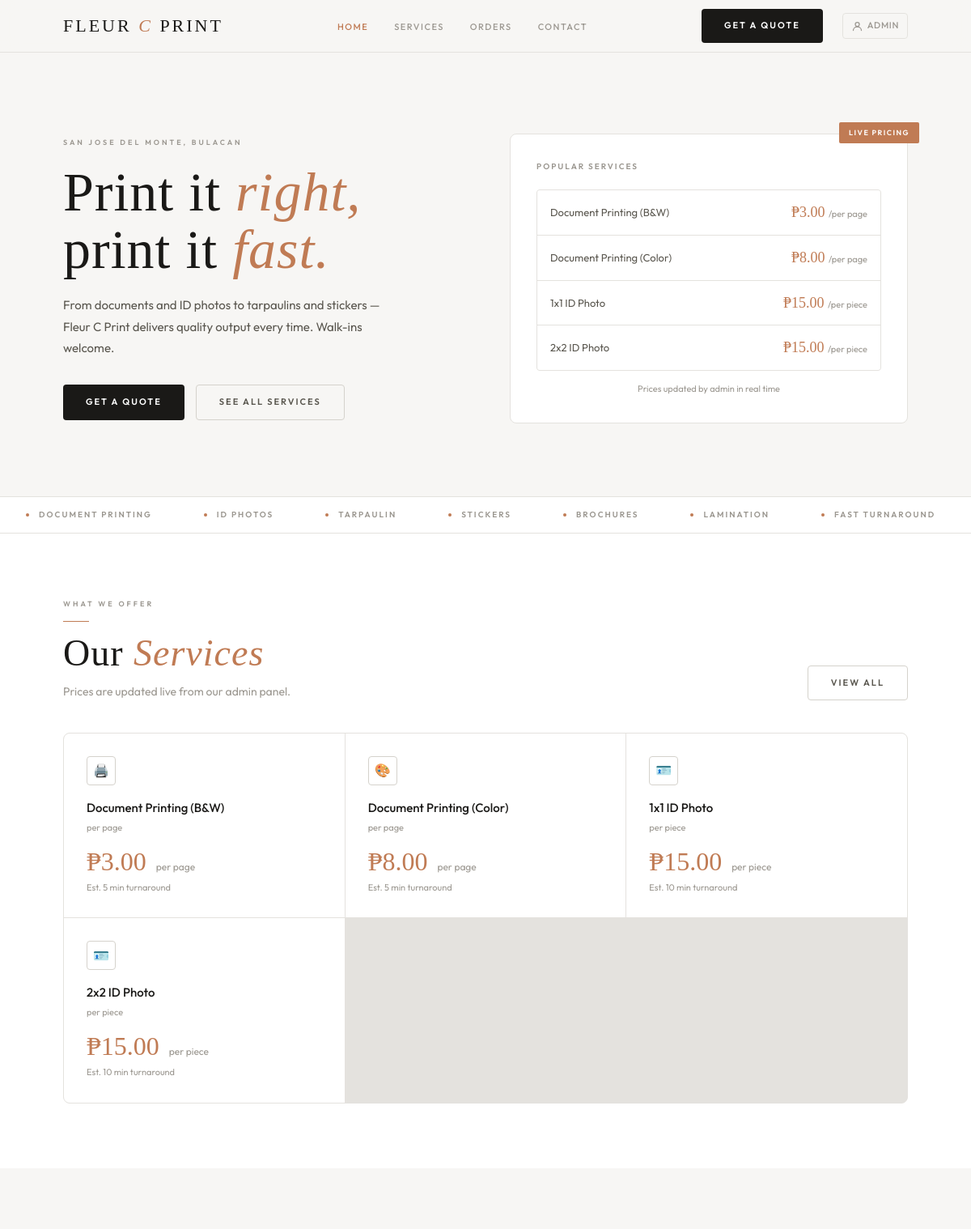
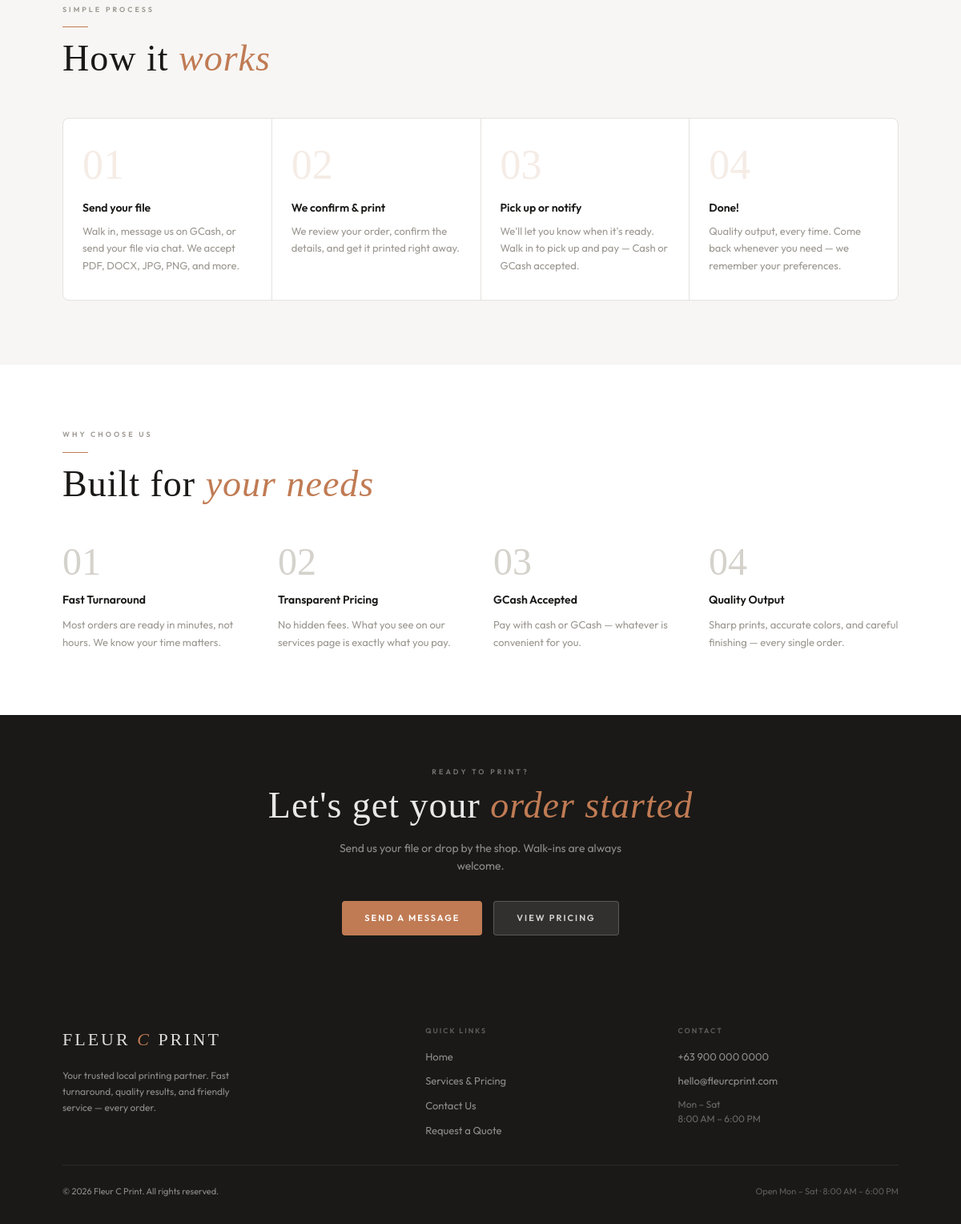
The page / on the database its author committed (2 pictures, top to bottom).
### tables this page shows
CREATE TABLE services (
  id            INT PRIMARY KEY AUTO_INCREMENT,
  slug          VARCHAR(50) UNIQUE,
  name          VARCHAR(100) NOT NULL,
  base_price    DECIMAL(10,2) NOT NULL,
  unit_label    VARCHAR(30),
  est_minutes   INT DEFAULT 15,
  is_active     TINYINT(1) DEFAULT 1,
  sort_order    INT DEFAULT 0
);

### config/database.php (called while the page is built, shortened)
<?php
function db(): PDO {
    static $pdo = null;
    if ($pdo === null) {
        $dsn = sprintf(
            'mysql:host=%s;dbname=%s;charset=%s',
            DB_HOST, DB_NAME, DB_CHARSET
        );
        $options = [
            PDO::ATTR_ERRMODE            => PDO::ERRMODE_EXCEPTION,
            PDO::ATTR_DEFAULT_FETCH_MODE => PDO::FETCH_ASSOC,
            PDO::ATTR_EMULATE_PREPARES   => false,
        ];
        try {
            $pdo = new PDO($dsn, DB_USER, DB_PASS, $options);
        } catch (PDOException $e) {
            error_log('DB connection failed: ' . $e->getMessage());
            http_response_code(503);
            $err_page = dirname(__DIR__) . '/public/error_db.php';
            if (file_exists($err_page)) {
                include $err_page;
            } else {
                echo '<!DOCTYPE html><html><head><meta charset="UTF-8"><title>Service Unavailable</title>'
                   . '<style>body{font-family:sans-serif;display:flex;align-items:center;justify-content:center;min-height:100vh;background:#f7f6f4}</style></head>'
                   . '<body><div style="text-align:center"><h2>We\'ll be right back</h2>'
                   . '<p style="color:#9b9790">A technical issue occurred. Please try again in a moment.</p></div></body></html>';
            }
            exit;
        }
    }
    return $pdo;
}

### includes/functions.php (called while the page is built, shortened)
<?php
require_once dirname(__DIR__) . '/config/database.php';
function e(string $str): string {
    return htmlspecialchars($str, ENT_QUOTES | ENT_SUBSTITUTE, 'UTF-8');
}

### index.php (the view, shortened to what this page needs)
<!DOCTYPE html>
<html lang="en">
<head>
  <link rel="stylesheet" href="/fleur-c-print/style.css">
</head>
<body>
</body>
</html>
<?php
require_once __DIR__ . '/config/database.php';
require_once __DIR__ . '/includes/functions.php';
require_once __DIR__ . '/public/header.php';
require_once __DIR__ . '/public/footer.php';
$services = db()->query(
    "SELECT * FROM services WHERE is_active = 1 ORDER BY sort_order"
)->fetchAll();
$featured = array_slice($services, 0, 4);
$icons = [
    'doc_bw'     => '🖨️',
    'doc_color'  => '🎨',
    'photo_1x1'  => '🪪',
    'photo_2x2'  => '🪪',
    'brochure'   => '📄',
    'tarpaulin'  => '🖼️',
    'sticker'    => '⭐',
    'lamination' => '✨',
];
render_public_header('Quality Printing Services', 'home');
?>
<section class="hero">
  <div class="container">
    <div class="hero-inner">
      <div class="hero-left">
        <p class="label hero-label">San Jose del Monte, Bulacan</p>
        <h1 class="hero-title">
          Print it <em>right,</em><br>
          print it <em>fast.</em>
        </h1>
        <p class="hero-body">
          From documents and ID photos to tarpaulins and stickers — Fleur C Print delivers quality output every time. Walk-ins welcome.
        </p>
        <div class="hero-actions">
          <a href="/fleur-c-print/contact.php"  class="btn btn-dark">Get a Quote</a>
          <a href="/fleur-c-print/services.php" class="btn btn-outline">See All Services</a>
        </div>
      </div>
      <div class="hero-right">
        <div class="hero-badge">Live Pricing</div>
        <div class="hero-card">
          <div class="hero-card-title">Popular Services</div>
          <div class="hero-stat-list">
            <?php foreach ($featured as $svc): ?>
            <div class="hero-stat">
              <span class="svc"><?= e($svc['name']) ?></span>
              <span class="price">
                ₱<?= number_format($svc['base_price'], 2) ?>
                <small style="font-family:'Outfit',sans-serif;font-size:11px;color:var(--text-3);font-weight:400;">
                  /<?= e($svc['unit_label']) ?>
                </small>
              </span>
            </div>
            <?php endforeach; ?>
          </div>
          <p style="font-size:11px;color:var(--text-3);margin-top:14px;text-align:center;">
            Prices updated by admin in real time
          </p>
        </div>
      </div>
    </div>
  </div>
</section>
<div class="marquee-wrap">
  <div class="marquee-track">
    <?php
    $items = ['Document Printing', 'ID Photos', 'Tarpaulin', 'Stickers', 'Brochures', 'Lamination', 'Fast Turnaround', 'GCash Accepted'];
    $all   = array_merge($items, $items);
    foreach ($all as $item):
    ?>
    <div class="marquee-item">
      <div class="marquee-dot"></div>
      <?= htmlspecialchars($item, ENT_QUOTES, 'UTF-8') ?>
    </div>
    <?php endforeach; ?>
  </div>
</div>
<section class="section section-alt">
  <div class="container">
    <div class="services-header">
      <div>
        <p class="label">What we offer</p>
        <div class="rule"></div>
        <h2 class="section-title">Our <em>Services</em></h2>
        <p class="section-sub">Prices are updated live from our admin panel.</p>
      </div>
      <a href="/fleur-c-print/services.php" class="btn btn-outline">View All</a>
    </div>
    <div class="services-grid">
      <?php foreach ($featured as $svc): ?>
      <div class="service-card">
        <div class="service-icon">
          <?= $icons[$svc['slug']] ?? '🖨️' ?>
        </div>
        <div class="service-name"><?= e($svc['name']) ?></div>
        <div class="service-unit"><?= e($svc['unit_label']) ?></div>
        <div class="service-price">
          ₱<?= number_format($svc['base_price'], 2) ?>
          <span><?= e($svc['unit_label']) ?></span>
        </div>
        <?php if ($svc['est_minutes']): ?>
        <div class="service-time">
          Est. <?= (int)$svc['est_minutes'] ?> min turnaround
        </div>
        <?php endif; ?>
      </div>
      <?php endforeach; ?>
    </div>
  </div>
</section>
<section class="section">
  <div class="container">
    <p class="label">Simple process</p>
    <div class="rule"></div>
    <h2 class="section-title">How it <em>works</em></h2>
    <div class="steps">
      <div class="step">
        <div class="step-num">01</div>
        <div class="step-title">Send your file</div>
        <div class="step-body">Walk in, message us on GCash, or send your file via chat. We accept PDF, DOCX, JPG, PNG, and more.</div>
      </div>
      <div class="step">
        <div class="step-num">02</div>
        <div class="step-title">We confirm &amp; print</div>
        <div class="step-body">We review your order, confirm the details, and get it printed right away.</div>
      </div>
      <div class="step">
        <div class="step-num">03</div>
        <div class="step-title">Pick up or notify</div>
        <div class="step-body">We'll let you know when it's ready. Walk in to pick up and pay — Cash or GCash accepted.</div>
      </div>
      <div class="step">
        <div class="step-num">04</div>
        <div class="step-title">Done!</div>
        <div class="step-body">Quality output, every time. Come back whenever you need — we remember your preferences.</div>
      </div>
    </div>
  </div>
</section>
<section class="section section-alt">
  <div class="container">
    <p class="label">Why choose us</p>
    <div class="rule"></div>
    <h2 class="section-title">Built for <em>your needs</em></h2>
    <div class="why-grid">
      <div class="why-item">
        <div class="why-num">01</div>
        <div class="why-title">Fast Turnaround</div>
        <div class="why-body">Most orders are ready in minutes, not hours. We know your time matters.</div>
      </div>
      <div class="why-item">
        <div class="why-num">02</div>
        <div class="why-title">Transparent Pricing</div>
        <div class="why-body">No hidden fees. What you see on our services page is exactly what you pay.</div>
      </div>
      <div class="why-item">
        <div class="why-num">03</div>
        <div class="why-title">GCash Accepted</div>
        <div class="why-body">Pay with cash or GCash — whatever is convenient for you.</div>
      </div>
      <div class="why-item">
        <div class="why-num">04</div>
        <div class="why-title">Quality Output</div>
        <div class="why-body">Sharp prints, accurate colors, and careful finishing — every single order.</div>
      </div>
    </div>
  </div>
</section>
<section class="section" style="background:var(--text);padding:64px 0;">
  <div class="container" style="text-align:center;">
    <p class="label" style="color:rgba(255,255,255,.4);">Ready to print?</p>
    <h2 class="section-title" style="color:rgba(255,255,255,.9);margin-top:10px;">
      Let's get your <em style="color:var(--accent);">order started</em>
    </h2>
    <p style="font-size:14px;color:rgba(255,255,255,.5);margin:16px auto 32px;max-width:400px;">
      Send us your file or drop by the shop. Walk-ins are always welcome.
    </p>
    <div style="display:flex;gap:14px;justify-content:center;flex-wrap:wrap;">
      <a href="/fleur-c-print/contact.php"  class="btn btn-accent">Send a Message</a>
      <a href="/fleur-c-print/services.php" class="btn" style="background:rgba(255,255,255,.1);color:rgba(255,255,255,.8);border:1px solid rgba(255,255,255,.2);">View Pricing</a>
    </div>
  </div>
</section>
<?php render_public_footer(); ?>

### public/footer.php (shortened to what this page needs)
<!DOCTYPE html>
<html lang="en">
<head>
  <link rel="stylesheet" href="/fleur-c-print/style.css">
</head>
<body>
</body>
</html>
<?php
function render_public_footer(): void {
    $base = '/fleur-c-print';
    $year = date('Y');
?>
<footer id="footer">
  <div class="container">
    <div class="footer-inner">
      <div class="footer-brand">
        <div class="footer-wordmark">Fleur <em>C</em> Print</div>
        <p class="footer-tagline">
          Your trusted local printing partner. Fast turnaround, quality results, and friendly service — every order.
        </p>
      </div>
      <div>
        <div class="footer-col-title">Quick Links</div>
        <div class="footer-links">
          <a href="<?= $base ?>/">Home</a>
          <a href="<?= $base ?>/services.php">Services &amp; Pricing</a>
          <a href="<?= $base ?>/contact.php">Contact Us</a>
          <a href="<?= $base ?>/contact.php">Request a Quote</a>
        </div>
      </div>
      <div>
        <div class="footer-col-title">Contact</div>
        <div class="footer-links">
          <a href="tel:+63900000000">+63 900 000 0000</a>
          <a href="mailto:hello@fleurcprint.com">hello@fleurcprint.com</a>
          <span style="color:rgba(255,255,255,.35);font-size:12px;line-height:1.5">
            Mon – Sat<br>8:00 AM – 6:00 PM
          </span>
        </div>
      </div>
    </div>
    <div class="footer-bottom">
      <span class="footer-copy">&copy; <?= $year ?> Fleur C Print. All rights reserved.</span>
      <span class="footer-hours">Open Mon – Sat &middot; 8:00 AM – 6:00 PM</span>
    </div>
  </div>
</footer>
</body>
</html>
<?php }  ?>

### public/header.php (shortened to what this page needs)
<?php
function render_public_header(string $title, string $active = 'home'): void {
    $base = '/fleur-c-print';
?>
<!DOCTYPE html>
<html lang="en">
<head>
  <link rel="stylesheet" href="/fleur-c-print/style.css">
</head>
<body>
<header id="nav">
  <div class="container">
    <div class="nav-inner">
      <a href="<?= $base ?>/" class="nav-wordmark">
        Fleur <em>C</em> Print
      </a>
      <ul class="nav-links">
        <li><a href="<?= $base ?>/"             class="<?= $active === 'home'     ? 'active' : '' ?>">Home</a></li>
        <li><a href="<?= $base ?>/services.php" class="<?= $active === 'services' ? 'active' : '' ?>">Services</a></li>
        <li><a href="<?= $base ?>/order.php"  class="<?= $active === 'order'  ? 'active' : '' ?>">Orders</a></li>
        <li><a href="<?= $base ?>/contact.php"  class="<?= $active === 'contact'  ? 'active' : '' ?>">Contact</a></li>
      </ul>
      <div class="nav-cta">
        <a href="<?= $base ?>/contact.php" class="btn btn-dark">Get a Quote</a>
        <a href="<?= $base ?>/login.php" class="nav-admin-link" title="Admin Panel">
          <svg xmlns="http://www.w3.org/2000/svg" width="15" height="15" viewBox="0 0 24 24" fill="none" stroke="currentColor" stroke-width="2" stroke-linecap="round" stroke-linejoin="round">
            <circle cx="12" cy="8" r="4"/>
            <path d="M4 20c0-4 3.6-7 8-7s8 3 8 7"/>
          </svg>
          <span>Admin</span>
        </a>
      </div>
    </div>
  </div>
</header>
<?php }  ?>

### public/header.php (style rules this page uses)
.nav-admin-link { display: inline-flex; align-items: center; gap: 5px; font-size: 11px; font-weight: 500; letter-spacing: .06em; text-transform: uppercase; color: var(--text-3); text-decoration: none; padding: 6px 10px; border: 1px solid var(--border); border-radius: var(--radius); transition: color .15s, border-color .15s; margin-left: 8px; }
.nav-admin-link svg { flex-shrink: 0; }

### rows shown on the page
services: name "Document Printing (B&W)", base_price "3.00", unit_label "per page", slug "🖨️", est_minutes "5"
services: name "Document Printing (Color)", base_price "8.00", unit_label "per page", slug "🎨", est_minutes "5"
services: name "1x1 ID Photo", base_price "15.00", unit_label "per piece", slug "🪪", est_minutes "10"
services: name "2x2 ID Photo", base_price "15.00", unit_label "per piece", slug "🪪", est_minutes "10"

### other values the page prints
$item "DOCUMENT PRINTING"
$item "ID PHOTOS"
$item "TARPAULIN"
$item "STICKERS"
$item "BROCHURES"
$item "LAMINATION"
$item "FAST TURNAROUND"
